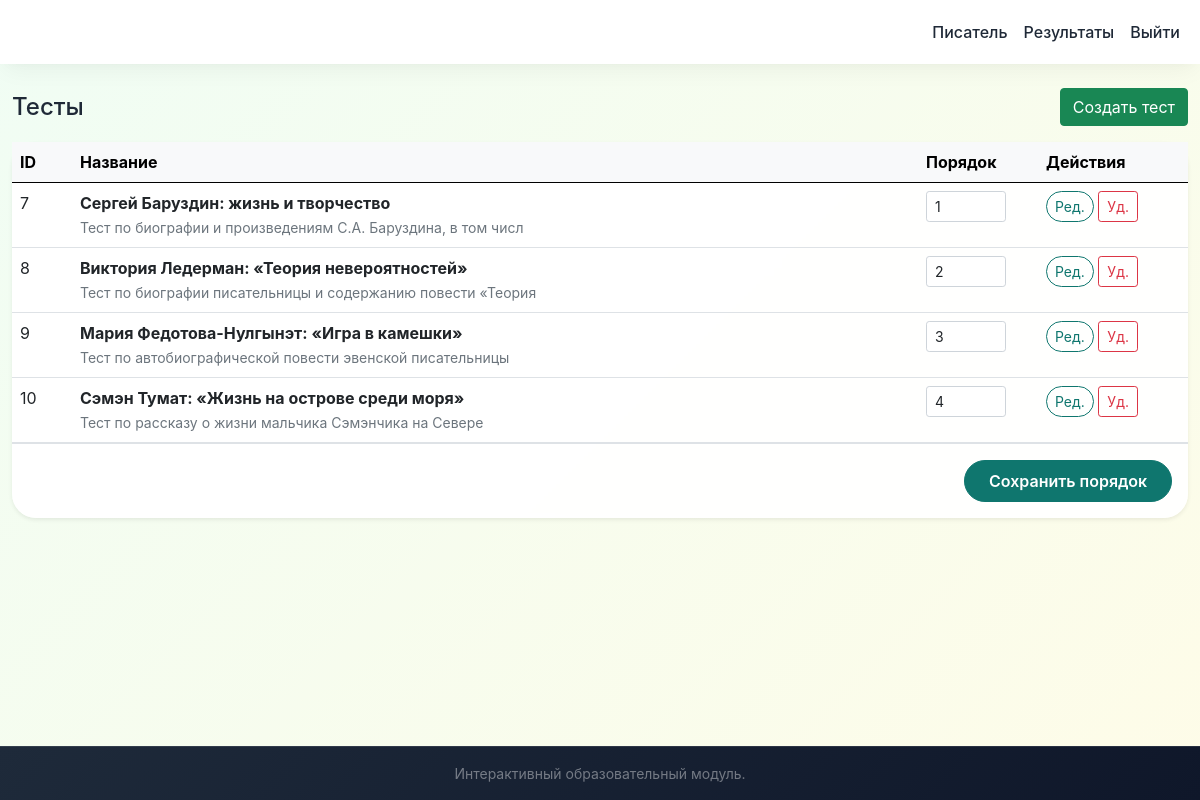
The app's page /admin/index.php (signed in) with its own data.
### tables this page shows
CREATE TABLE `tests` (
  `id` int(11) NOT NULL,
  `title` varchar(255) NOT NULL,
  `description` text,
  `created_at` timestamp NULL DEFAULT CURRENT_TIMESTAMP,
  `updated_at` timestamp NULL DEFAULT CURRENT_TIMESTAMP ON UPDATE CURRENT_TIMESTAMP,
  `sort_order` int(11) DEFAULT '0',
  `image_path` varchar(255) DEFAULT NULL
);

### admin/index.php (the view, shortened to what this page needs)
<?php
require_once '../config.php';
$tests = $pdo->query("SELECT * FROM tests ORDER BY sort_order ASC, created_at DESC")->fetchAll();
?>
<!DOCTYPE html>
<html lang="ru">
<head>
    <link rel="stylesheet" href="../bootstrap-5.0.2-dist/css/bootstrap.min.css">
    <link rel="stylesheet" href="../css/style.css">
</head>
<body class="d-flex flex-column min-vh-100">
    <nav class="navbar navbar-dark bg-primary navbar-expand-lg">
        <div class="container">
            <a class="navbar-brand" href="../index.php">ДТК Центр</a>
            <div class="collapse navbar-collapse" id="navbarNav">
                <ul class="navbar-nav ms-auto">
                    <li class="nav-item"><a class="nav-link" href="writer.php">Писатель</a></li>
                    <li class="nav-item"><a class="nav-link" href="results.php">Результаты</a></li>
                    <li class="nav-item"><a class="nav-link" href="../logout.php">Выйти</a></li>
                </ul>
            </div>
        </div>
    </nav>
    <main class="container my-4 flex-grow-1">
        <div class="d-flex justify-content-between align-items-center mb-3">
            <h2 class="h4 mb-0">Тесты</h2>
            <a href="edit_test.php" class="btn btn-success">Создать тест</a>
        </div>
        <div class="card shadow-sm">
            <div class="card-body p-0">
                <form method="post">
                    <div class="table-responsive">
                        <table class="table table-hover mb-0">
                            <thead class="table-light">
                                <tr><th style="width: 60px">ID</th><th>Название</th><th style="width: 120px">Порядок</th><th style="width: 150px">Действия</th></tr>
                            </thead>
                            <tbody>
                                <?php foreach ($tests as $test): ?>
                                <tr>
                                    <td><?= $test['id'] ?></td>
                                    <td><strong><?= htmlspecialchars($test['title']) ?></strong><br><small class="text-secondary"><?= htmlspecialchars(mb_substr($test['description'], 0, 60)) ?></small></td>
                                    <td><input type="number" name="sort_order[<?= $test['id'] ?>]" value="<?= $test['sort_order'] ?>" class="form-control form-control-sm" style="width: 80px;"></td>
                                    <td><a href="edit_test.php?id=<?= $test['id'] ?>" class="btn btn-sm btn-outline-primary">Ред.</a> <a href="delete_test.php?id=<?= $test['id'] ?>" class="btn btn-sm btn-outline-danger" onclick="return confirm('Удалить тест?')">Уд.</a></td>
                                </tr>
                                <?php endforeach; ?>
                            </tbody>
                        </table>
                    </div>
                    <div class="p-3 text-end border-top">
                        <button type="submit" class="btn btn-primary">Сохранить порядок</button>
                    </div>
                </form>
            </div>
        </div>
    </main>
    <footer class="bg-dark text-white py-3 mt-5">
        <div class="container text-center">
            <p class="mb-0 text-white-50 small">Интерактивный образовательный модуль.</p>
        </div>
    </footer>
</body>
</html>

### css/style.css (style rules this page uses)
:root { --deep-teal: #0F766E; --soft-teal: #14B8A6; --warm-gold: #F59E0B; --light-bg: #F0FDF4; --cream: #FEFCE8; --dark-text: #1F2937; --soft-shadow: 0 10px 25px -5px rgba(0, 0, 0, 0.05), 0 8px 10px -6px rgba(0, 0, 0, 0.02); }
* { margin: 0; padding: 0; box-sizing: border-box; }
body { font-family: 'Inter', 'Nunito', 'Segoe UI', system-ui, sans-serif; background: linear-gradient(135deg, var(--light-bg) 0%, var(--cream) 100%); color: var(--dark-text); min-height: 100vh; display: flex; flex-direction: column; }
.container { max-width: 1280px; }
.navbar { background: white !important; box-shadow: var(--soft-shadow); padding: 0.75rem 0; }
.navbar .nav-link { color: var(--dark-text) !important; font-weight: 500; }
.btn-primary { background: var(--deep-teal); border-color: var(--deep-teal); border-radius: 9999px; padding: 0.5rem 1.5rem; font-weight: 600; transition: all 0.2s; }
.btn-outline-primary { border-color: var(--deep-teal); color: var(--deep-teal); border-radius: 9999px; }
.card { border: none; border-radius: 1.5rem; box-shadow: var(--soft-shadow); transition: all 0.25s ease-in-out; background: rgba(255, 255, 255, 0.95); backdrop-filter: blur(2px); }
footer { margin-top: auto; background: linear-gradient(135deg, #1e2a3a 0%, #0f172a 100%) !important; border-top: 1px solid rgba(255,255,255,0.1); }
footer p { opacity: 0.8; transition: opacity 0.2s; }

### records on screen
tests: id "7", title "Сергей Баруздин: жизнь и творчество", description "Тест по биографии и произведениям С.А. Баруздина, в том числ", sort_order "1"
tests: id "8", title "Виктория Ледерман: «Теория невероятностей»", description "Тест по биографии писательницы и содержанию повести «Теория", sort_order "2"
tests: id "9", title "Мария Федотова-Нулгынэт: «Игра в камешки»", description "Тест по автобиографической повести эвенской писательницы", sort_order "3"
tests: id "10", title "Сэмэн Тумат: «Жизнь на острове среди моря»", description "Тест по рассказу о жизни мальчика Сэмэнчика на Севере", sort_order "4"
